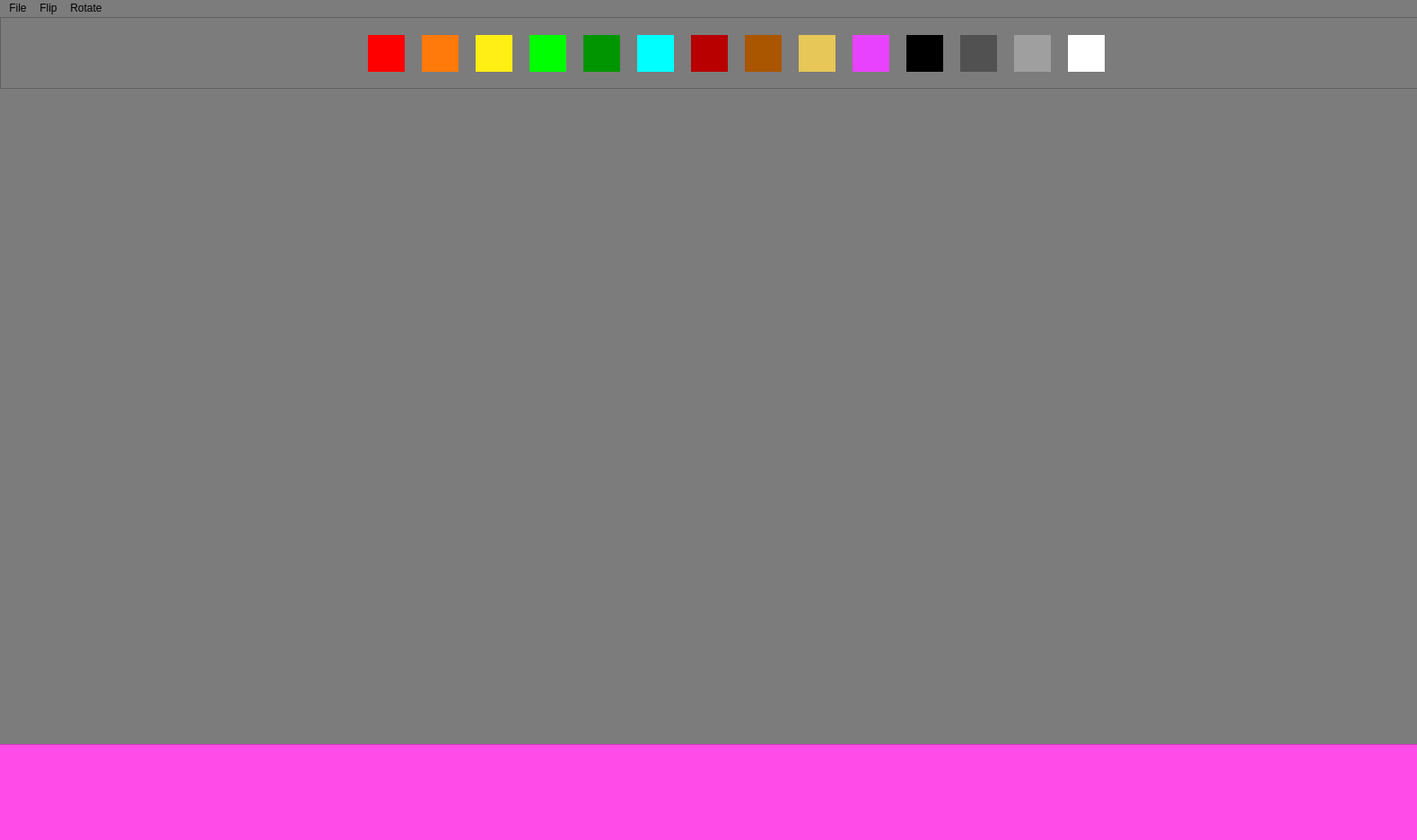
<?xml version="1.0" encoding="UTF-8"?>
<ui version="4.0">
 <class>Canvas</class>
 <widget class="QMainWindow" name="Canvas">
  <property name="geometry">
   <rect>
    <x>0</x>
    <y>0</y>
    <width>1579</width>
    <height>936</height>
   </rect>
  </property>
  <property name="sizePolicy">
   <sizepolicy hsizetype="Ignored" vsizetype="Ignored">
    <horstretch>0</horstretch>
    <verstretch>0</verstretch>
   </sizepolicy>
  </property>
  <property name="windowTitle">
   <string>MainWindow</string>
  </property>
  <property name="styleSheet">
   <string notr="true">background-color: rgb(124, 124, 124)</string>
  </property>
  <widget class="QWidget" name="centralwidget">
   <widget class="QFrame" name="frame">
    <property name="geometry">
     <rect>
      <x>-70</x>
      <y>810</y>
      <width>1651</width>
      <height>111</height>
     </rect>
    </property>
    <property name="styleSheet">
     <string notr="true">background-color: rgb(255, 75, 231)</string>
    </property>
    <property name="frameShape">
     <enum>QFrame::StyledPanel</enum>
    </property>
    <property name="frameShadow">
     <enum>QFrame::Raised</enum>
    </property>
   </widget>
   <widget class="QFrame" name="frame_2">
    <property name="geometry">
     <rect>
      <x>0</x>
      <y>0</y>
      <width>1581</width>
      <height>80</height>
     </rect>
    </property>
    <property name="frameShape">
     <enum>QFrame::StyledPanel</enum>
    </property>
    <property name="frameShadow">
     <enum>QFrame::Raised</enum>
    </property>
    <widget class="QPushButton" name="redButton">
     <property name="geometry">
      <rect>
       <x>410</x>
       <y>20</y>
       <width>41</width>
       <height>41</height>
      </rect>
     </property>
     <property name="sizePolicy">
      <sizepolicy hsizetype="Ignored" vsizetype="Ignored">
       <horstretch>0</horstretch>
       <verstretch>0</verstretch>
      </sizepolicy>
     </property>
     <property name="styleSheet">
      <string notr="true">background-color: rgb(255, 0, 0);
border: none;</string>
     </property>
     <property name="text">
      <string/>
     </property>
    </widget>
    <widget class="QPushButton" name="orangeButton">
     <property name="geometry">
      <rect>
       <x>470</x>
       <y>20</y>
       <width>41</width>
       <height>41</height>
      </rect>
     </property>
     <property name="sizePolicy">
      <sizepolicy hsizetype="Ignored" vsizetype="Ignored">
       <horstretch>0</horstretch>
       <verstretch>0</verstretch>
      </sizepolicy>
     </property>
     <property name="styleSheet">
      <string notr="true">background-color: rgb(255, 121, 11);
border: none;</string>
     </property>
     <property name="text">
      <string/>
     </property>
    </widget>
    <widget class="QPushButton" name="yellowButton">
     <property name="geometry">
      <rect>
       <x>530</x>
       <y>20</y>
       <width>41</width>
       <height>41</height>
      </rect>
     </property>
     <property name="sizePolicy">
      <sizepolicy hsizetype="Ignored" vsizetype="Ignored">
       <horstretch>0</horstretch>
       <verstretch>0</verstretch>
      </sizepolicy>
     </property>
     <property name="styleSheet">
      <string notr="true">background-color: rgb(255, 239, 20);
border: none;</string>
     </property>
     <property name="text">
      <string/>
     </property>
    </widget>
    <widget class="QPushButton" name="limeButton">
     <property name="geometry">
      <rect>
       <x>590</x>
       <y>20</y>
       <width>41</width>
       <height>41</height>
      </rect>
     </property>
     <property name="sizePolicy">
      <sizepolicy hsizetype="Ignored" vsizetype="Ignored">
       <horstretch>0</horstretch>
       <verstretch>0</verstretch>
      </sizepolicy>
     </property>
     <property name="styleSheet">
      <string notr="true">background-color: rgb(0, 255, 0);
border: none;</string>
     </property>
     <property name="text">
      <string/>
     </property>
    </widget>
    <widget class="QPushButton" name="greenButton">
     <property name="geometry">
      <rect>
       <x>650</x>
       <y>20</y>
       <width>41</width>
       <height>41</height>
      </rect>
     </property>
     <property name="sizePolicy">
      <sizepolicy hsizetype="Ignored" vsizetype="Ignored">
       <horstretch>0</horstretch>
       <verstretch>0</verstretch>
      </sizepolicy>
     </property>
     <property name="styleSheet">
      <string notr="true">background-color: rgb(2, 149, 2);
border: none;</string>
     </property>
     <property name="text">
      <string/>
     </property>
    </widget>
    <widget class="QPushButton" name="cyanButton">
     <property name="geometry">
      <rect>
       <x>710</x>
       <y>20</y>
       <width>41</width>
       <height>41</height>
      </rect>
     </property>
     <property name="sizePolicy">
      <sizepolicy hsizetype="Ignored" vsizetype="Ignored">
       <horstretch>0</horstretch>
       <verstretch>0</verstretch>
      </sizepolicy>
     </property>
     <property name="styleSheet">
      <string notr="true">background-color: rgb(0, 255, 255);
border: none;</string>
     </property>
     <property name="text">
      <string/>
     </property>
    </widget>
    <widget class="QPushButton" name="scarletButton">
     <property name="geometry">
      <rect>
       <x>770</x>
       <y>20</y>
       <width>41</width>
       <height>41</height>
      </rect>
     </property>
     <property name="sizePolicy">
      <sizepolicy hsizetype="Ignored" vsizetype="Ignored">
       <horstretch>0</horstretch>
       <verstretch>0</verstretch>
      </sizepolicy>
     </property>
     <property name="styleSheet">
      <string notr="true">background-color:rgb(184, 0, 0);
border: none;</string>
     </property>
     <property name="text">
      <string/>
     </property>
    </widget>
    <widget class="QPushButton" name="brownButton">
     <property name="geometry">
      <rect>
       <x>830</x>
       <y>20</y>
       <width>41</width>
       <height>41</height>
      </rect>
     </property>
     <property name="sizePolicy">
      <sizepolicy hsizetype="Ignored" vsizetype="Ignored">
       <horstretch>0</horstretch>
       <verstretch>0</verstretch>
      </sizepolicy>
     </property>
     <property name="styleSheet">
      <string notr="true">background-color:rgb(170, 85, 0);
border: none;</string>
     </property>
     <property name="text">
      <string/>
     </property>
    </widget>
    <widget class="QPushButton" name="goldButton">
     <property name="geometry">
      <rect>
       <x>890</x>
       <y>20</y>
       <width>41</width>
       <height>41</height>
      </rect>
     </property>
     <property name="sizePolicy">
      <sizepolicy hsizetype="Ignored" vsizetype="Ignored">
       <horstretch>0</horstretch>
       <verstretch>0</verstretch>
      </sizepolicy>
     </property>
     <property name="styleSheet">
      <string notr="true">background-color:rgb(230, 199, 87);
border: none;</string>
     </property>
     <property name="text">
      <string/>
     </property>
    </widget>
    <widget class="QPushButton" name="pinkButton">
     <property name="geometry">
      <rect>
       <x>950</x>
       <y>20</y>
       <width>41</width>
       <height>41</height>
      </rect>
     </property>
     <property name="sizePolicy">
      <sizepolicy hsizetype="Ignored" vsizetype="Ignored">
       <horstretch>0</horstretch>
       <verstretch>0</verstretch>
      </sizepolicy>
     </property>
     <property name="styleSheet">
      <string notr="true">background-color:rgb(233, 66, 255);
border: none;</string>
     </property>
     <property name="text">
      <string/>
     </property>
    </widget>
    <widget class="QPushButton" name="blackButton">
     <property name="geometry">
      <rect>
       <x>1010</x>
       <y>20</y>
       <width>41</width>
       <height>41</height>
      </rect>
     </property>
     <property name="sizePolicy">
      <sizepolicy hsizetype="Ignored" vsizetype="Ignored">
       <horstretch>0</horstretch>
       <verstretch>0</verstretch>
      </sizepolicy>
     </property>
     <property name="styleSheet">
      <string notr="true">background-color:rgb(0, 0, 0);
border: none;</string>
     </property>
     <property name="text">
      <string/>
     </property>
    </widget>
    <widget class="QPushButton" name="grayButton">
     <property name="geometry">
      <rect>
       <x>1070</x>
       <y>20</y>
       <width>41</width>
       <height>41</height>
      </rect>
     </property>
     <property name="sizePolicy">
      <sizepolicy hsizetype="Ignored" vsizetype="Ignored">
       <horstretch>0</horstretch>
       <verstretch>0</verstretch>
      </sizepolicy>
     </property>
     <property name="styleSheet">
      <string notr="true">background-color:rgb(81, 81, 81);
border: none;</string>
     </property>
     <property name="text">
      <string/>
     </property>
    </widget>
    <widget class="QPushButton" name="lightGrayButton">
     <property name="geometry">
      <rect>
       <x>1130</x>
       <y>20</y>
       <width>41</width>
       <height>41</height>
      </rect>
     </property>
     <property name="sizePolicy">
      <sizepolicy hsizetype="Ignored" vsizetype="Ignored">
       <horstretch>0</horstretch>
       <verstretch>0</verstretch>
      </sizepolicy>
     </property>
     <property name="styleSheet">
      <string notr="true">background-color:rgb(159, 159, 159);
border: none;</string>
     </property>
     <property name="text">
      <string/>
     </property>
    </widget>
    <widget class="QPushButton" name="whiteButton">
     <property name="geometry">
      <rect>
       <x>1190</x>
       <y>20</y>
       <width>41</width>
       <height>41</height>
      </rect>
     </property>
     <property name="sizePolicy">
      <sizepolicy hsizetype="Ignored" vsizetype="Ignored">
       <horstretch>0</horstretch>
       <verstretch>0</verstretch>
      </sizepolicy>
     </property>
     <property name="styleSheet">
      <string notr="true">background-color:rgb(255, 255, 255);
border: none;</string>
     </property>
     <property name="text">
      <string/>
     </property>
    </widget>
   </widget>
   <widget class="QLabel" name="label">
    <property name="geometry">
     <rect>
      <x>630</x>
      <y>210</y>
      <width>240</width>
      <height>240</height>
     </rect>
    </property>
    <property name="text">
     <string/>
    </property>
   </widget>
   <widget class="PaintingArea" name="canvasWidget" native="true">
    <property name="geometry">
     <rect>
      <x>40</x>
      <y>100</y>
      <width>1481</width>
      <height>671</height>
     </rect>
    </property>
   </widget>
  </widget>
  <widget class="QMenuBar" name="menubar">
   <property name="geometry">
    <rect>
     <x>0</x>
     <y>0</y>
     <width>1579</width>
     <height>21</height>
    </rect>
   </property>
   <widget class="QMenu" name="menu_flip">
    <property name="title">
     <string>Flip</string>
    </property>
    <addaction name="actionHorizontally"/>
    <addaction name="actionVertically"/>
   </widget>
   <widget class="QMenu" name="menuRotate">
    <property name="title">
     <string>Rotate</string>
    </property>
    <addaction name="actionHorizontally_2"/>
    <addaction name="actionVertically_2"/>
   </widget>
   <widget class="QMenu" name="menuFile">
    <property name="title">
     <string>File</string>
    </property>
    <addaction name="actionSave"/>
    <addaction name="actionLoad"/>
   </widget>
   <addaction name="menuFile"/>
   <addaction name="menu_flip"/>
   <addaction name="menuRotate"/>
  </widget>
  <action name="actionHorizontally">
   <property name="text">
    <string>Horizontally</string>
   </property>
  </action>
  <action name="actionVertically">
   <property name="text">
    <string>Vertically</string>
   </property>
  </action>
  <action name="actionHorizontally_2">
   <property name="text">
    <string>Horizontally</string>
   </property>
  </action>
  <action name="actionVertically_2">
   <property name="text">
    <string>Vertically</string>
   </property>
  </action>
  <action name="actionSave">
   <property name="text">
    <string>Save</string>
   </property>
  </action>
  <action name="actionLoad">
   <property name="text">
    <string>Load</string>
   </property>
  </action>
 </widget>
 <customwidgets>
  <customwidget>
   <class>PaintingArea</class>
   <extends>QWidget</extends>
   <header>PaintingArea.h</header>
   <container>1</container>
  </customwidget>
 </customwidgets>
 <resources/>
 <connections/>
</ui>
